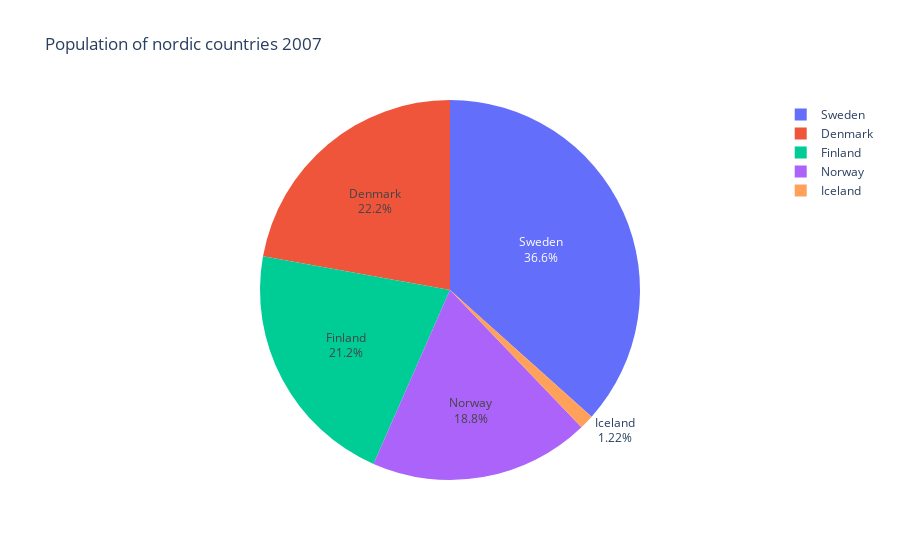

The notebook cell this image was saved under:
### Markdown cell above
## Pie chart

### Code cell
fig = px.pie(nordic2007, values="pop", title="Population of nordic countries 2007",
             names="country")
fig.update_traces(textinfo = "label+percent")

### Figure 1 — Plotly figure (JSON) as saved in the notebook; plotly's stock layout.template omitted (floating-point values rounded to 4 significant figures)
{"data": [{"domain": {"x": [0, 1], "y": [0, 1]}, "hovertemplate": "country=%{label}<br>pop=%{value}<extra></extra>", "labels": ["Denmark", "Finland", "Iceland", "Norway", "Sweden"], "legendgroup": "", "name": "", "showlegend": true, "textinfo": "label+percent", "type": "pie", "values": [5468120, 5238460, 301931, 4627926, 9031088]}], "layout": {"legend": {"tracegroupgap": 0}, "title": {"text": "Population of nordic countries 2007"}}}
